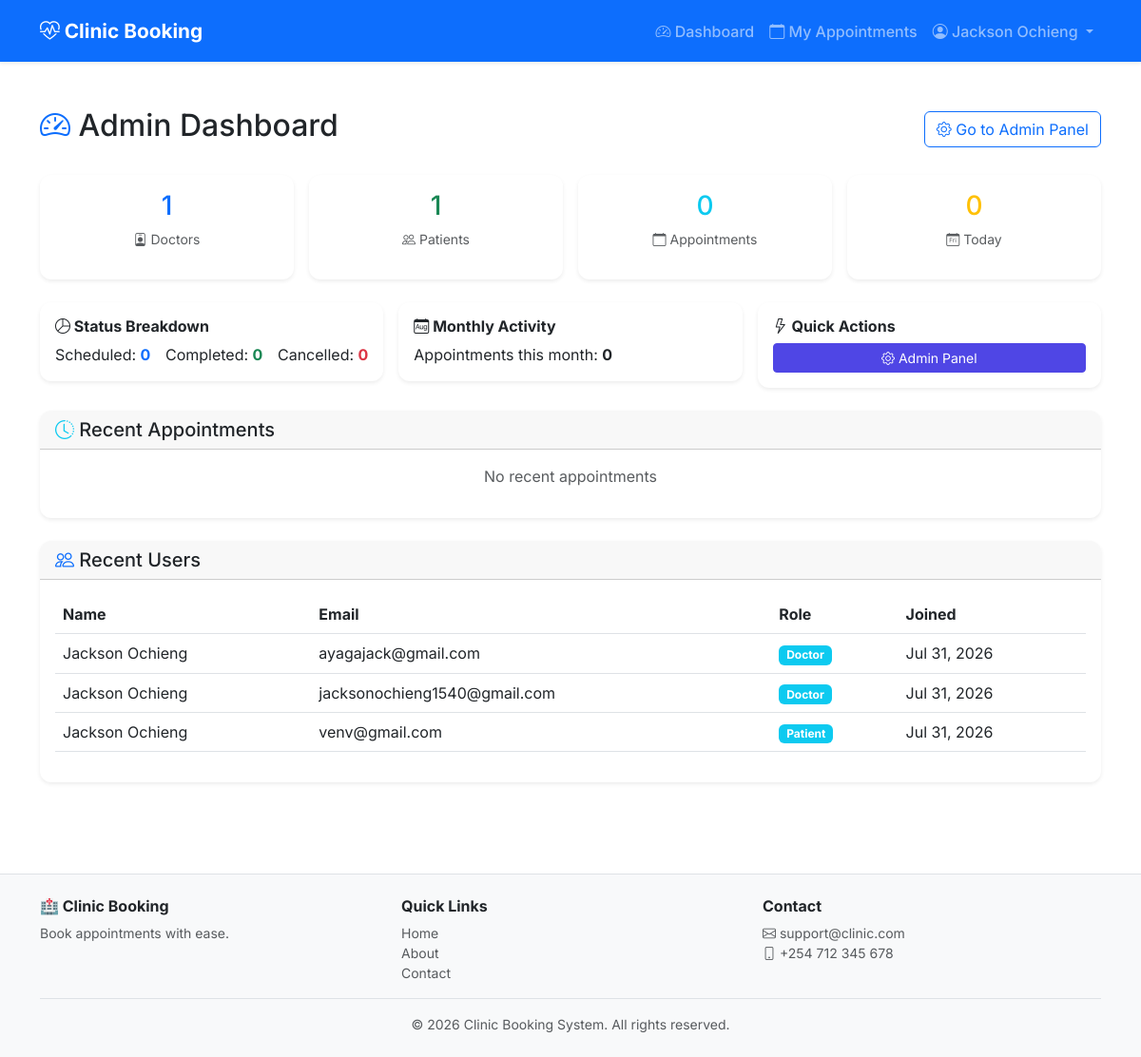
/accounts/dashboard/admin/ (signed in), run on the app's committed database.
### accounts/models.py (models this page shows, shortened)
class User(AbstractUser):
    ROLE_CHOICES = [
        ("patient", "Patient"),
        ("doctor", "Doctor"),
        ("admin", "Admin"),
        ("staff", "Staff"),
    ]
    email = models.EmailField(_("email address"), unique=True)
    phone_number = models.CharField(
        max_length=15,
        validators=[RegexValidator(r"^\+?1?\d{9,15}$")],
        blank=True,
        null=True,
    )
    role = models.CharField(max_length=20, choices=ROLE_CHOICES, default="patient")
    date_of_birth = models.DateField(null=True, blank=True)
    address = models.TextField(blank=True, null=True)
    profile_picture = models.ImageField(upload_to="profile_pics/", null=True, blank=True)
    last_login_ip = models.GenericIPAddressField(null=True, blank=True)
    is_verified = models.BooleanField(default=False)
    verification_token = models.CharField(max_length=255, blank=True, null=True)
    password_reset_token = models.CharField(max_length=255, blank=True, null=True)
    token_created_at = models.DateTimeField(null=True, blank=True)
    created_at = models.DateTimeField(auto_now_add=True)
    updated_at = models.DateTimeField(auto_now=True)
    groups = models.ManyToManyField(
        Group,
        verbose_name=_("groups"),
        blank=True,
        help_text=_("The groups this user belongs to. A user will get all permissions " "granted to each of their groups."),
        related_name="custom_user_set",
        related_query_name="custom_user",
    )
    user_permissions = models.ManyToManyField(
        Permission,
        verbose_name=_("user permissions"),
        blank=True,
        help_text=_("Specific permissions for this user."),
        related_name="custom_user_set",
        related_query_name="custom_user",
    )
    USERNAME_FIELD = "email"
    REQUIRED_FIELDS = ["username", "first_name", "last_name"]
    class Meta:
        ordering = ["-date_joined"]
        indexes = [
            models.Index(fields=["email"]),
            models.Index(fields=["role"]),
            models.Index(fields=["is_active"]),
        ]
    def get_full_name(self):
        return f"{self.first_name} {self.last_name}".strip()

### accounts/views_dashboard.py (the view)
# urls.py: path("dashboard/admin/", views_dashboard.admin_dashboard, name="admin_dashboard"),
@login_required
def admin_dashboard(request):
    if not (request.user.is_superuser or request.user.role == "admin"):
        messages.error(request, "Access denied. Admin privileges required.")
        return redirect("home")
    total_doctors = Doctor.objects.count()
    total_patients = Patient.objects.count()
    total_appointments = Appointment.objects.count()
    now = timezone.now()
    today_start = now.replace(hour=0, minute=0, second=0, microsecond=0)
    today_end = today_start + timedelta(days=1)
    today_appointments = Appointment.objects.filter(start_time__gte=today_start, start_time__lt=today_end).count()
    upcoming_appointments = Appointment.objects.filter(start_time__gte=now, status__in=["scheduled", "confirmed"]).count()
    completed_appointments = Appointment.objects.filter(status="completed").count()
    cancelled_appointments = Appointment.objects.filter(status="cancelled").count()
    recent_appointments = Appointment.objects.all().order_by("-created_at")[:10]
    recent_users = User.objects.all().order_by("-date_joined")[:10]
    month_start = now.replace(day=1, hour=0, minute=0, second=0, microsecond=0)
    monthly_appointments = Appointment.objects.filter(created_at__gte=month_start).count()
    context = {
        "total_doctors": total_doctors,
        "total_patients": total_patients,
        "total_appointments": total_appointments,
        "today_appointments": today_appointments,
        "upcoming_appointments": upcoming_appointments,
        "completed_appointments": completed_appointments,
        "cancelled_appointments": cancelled_appointments,
        "recent_appointments": recent_appointments,
        "recent_users": recent_users,
        "monthly_appointments": monthly_appointments,
    }
    return render(request, "dashboard/admin_dashboard.html", context)

### templates/dashboard/admin_dashboard.html (shortened to what this page needs)
{% extends 'base.html' %}
{% block content %}
<div class="container py-4">
    <div class="d-flex justify-content-between align-items-center mb-4">
        <h2><i class="bi bi-speedometer2 text-primary"></i> Admin Dashboard</h2>
        <a href="{% url 'admin:index' %}" class="btn btn-outline-primary">
            <i class="bi bi-gear"></i> Go to Admin Panel
        </a>
    </div>
    <div class="row g-3 mb-4">
        <div class="col-md-3 col-6">
            <div class="card shadow-sm text-center border-primary">
                <div class="card-body">
                    <h3 class="text-primary">{{ total_doctors|default:0 }}</h3>
                    <p class="text-muted small"><i class="bi bi-person-badge"></i> Doctors</p>
                </div>
            </div>
        </div>
        <div class="col-md-3 col-6">
            <div class="card shadow-sm text-center border-success">
                <div class="card-body">
                    <h3 class="text-success">{{ total_patients|default:0 }}</h3>
                    <p class="text-muted small"><i class="bi bi-people"></i> Patients</p>
                </div>
            </div>
        </div>
        <div class="col-md-3 col-6">
            <div class="card shadow-sm text-center border-info">
                <div class="card-body">
                    <h3 class="text-info">{{ total_appointments|default:0 }}</h3>
                    <p class="text-muted small"><i class="bi bi-calendar"></i> Appointments</p>
                </div>
            </div>
        </div>
        <div class="col-md-3 col-6">
            <div class="card shadow-sm text-center border-warning">
                <div class="card-body">
                    <h3 class="text-warning">{{ today_appointments|default:0 }}</h3>
                    <p class="text-muted small"><i class="bi bi-calendar-day"></i> Today</p>
                </div>
            </div>
        </div>
    </div>
    <div class="row g-3 mb-4">
        <div class="col-md-4">
            <div class="card shadow-sm">
                <div class="card-body">
                    <h6 class="fw-bold"><i class="bi bi-pie-chart"></i> Status Breakdown</h6>
                    <div class="d-flex justify-content-between">
                        <span>Scheduled: <strong class="text-primary">{{ upcoming_appointments|default:0 }}</strong></span>
                        <span>Completed: <strong class="text-success">{{ completed_appointments|default:0 }}</strong></span>
                        <span>Cancelled: <strong class="text-danger">{{ cancelled_appointments|default:0 }}</strong></span>
                    </div>
                </div>
            </div>
        </div>
        <div class="col-md-4">
            <div class="card shadow-sm">
                <div class="card-body">
                    <h6 class="fw-bold"><i class="bi bi-calendar-month"></i> Monthly Activity</h6>
                    <p class="mb-0">Appointments this month: <strong>{{ monthly_appointments|default:0 }}</strong></p>
                </div>
            </div>
        </div>
        <div class="col-md-4">
            <div class="card shadow-sm">
                <div class="card-body">
                    <h6 class="fw-bold"><i class="bi bi-lightning"></i> Quick Actions</h6>
                    <div class="d-grid gap-2">
                        <a href="{% url 'admin:index' %}" class="btn btn-primary btn-sm">
                            <i class="bi bi-gear"></i> Admin Panel
                        </a>
                    </div>
                </div>
            </div>
        </div>
    </div>
    <div class="card shadow-sm mb-4">
        <div class="card-header">
            <h5 class="mb-0"><i class="bi bi-clock-history text-info"></i> Recent Appointments</h5>
        </div>
        <div class="card-body">
            {% if recent_appointments %}
                <div class="table-responsive">
                    <table class="table table-hover">
                        <thead>
                            <tr>
                                <th>Patient</th>
                                <th>Doctor</th>
                                <th>Date & Time</th>
                                <th>Status</th>
                            </tr>
                        </thead>
                        <tbody>
                            {% for appointment in recent_appointments %}
                                <tr>
                                    <td>{{ appointment.patient.user.get_full_name }}</td>
                                    <td>Dr. {{ appointment.doctor.user.get_full_name }}</td>
                                    <td>{{ appointment.start_time|date:"M d, Y g:i A" }}</td>
                                    <td>
                                        <span class="badge {% if appointment.status == 'scheduled' %}bg-primary{% elif appointment.status == 'completed' %}bg-success{% elif appointment.status == 'cancelled' %}bg-danger{% else %}bg-secondary{% endif %}">
                                            {{ appointment.get_status_display }}
                                        </span>
                                    </td>
                                </tr>
                            {% endfor %}
                        </tbody>
                    </table>
                </div>
            {% else %}
                <p class="text-muted text-center">No recent appointments</p>
            {% endif %}
        </div>
    </div>
    <div class="card shadow-sm">
        <div class="card-header">
            <h5 class="mb-0"><i class="bi bi-people text-primary"></i> Recent Users</h5>
        </div>
        <div class="card-body">
            {% if recent_users %}
                <div class="table-responsive">
                    <table class="table table-hover">
                        <thead>
                            <tr>
                                <th>Name</th>
                                <th>Email</th>
                                <th>Role</th>
                                <th>Joined</th>
                            </tr>
                        </thead>
                        <tbody>
                            {% for user in recent_users %}
                                <tr>
                                    <td>{{ user.get_full_name }}</td>
                                    <td>{{ user.email }}</td>
                                    <td><span class="badge bg-info">{{ user.get_role_display }}</span></td>
                                    <td>{{ user.date_joined|date:"M d, Y" }}</td>
                                </tr>
                            {% endfor %}
                        </tbody>
                    </table>
                </div>
            {% else %}
                <p class="text-muted text-center">No recent users</p>
            {% endif %}
        </div>
    </div>
</div>
{% endblock %}

### templates/partials/header.html (shortened to what this page needs)
<nav class="navbar navbar-expand-lg navbar-dark bg-primary shadow-sm">
    <div class="container">
        <a class="navbar-brand fw-bold" href="{% url 'home' %}">
            <i class="bi bi-heart-pulse"></i> Clinic Booking
        </a>
        <div class="collapse navbar-collapse" id="navbarNav">
            <ul class="navbar-nav ms-auto">
                {% if user.is_authenticated %}
                    <li class="nav-item">
                        <a class="nav-link" href="{% url 'dashboard' %}">
                            <i class="bi bi-speedometer2"></i> Dashboard
                        </a>
                    </li>
                    <li class="nav-item">
                        <a class="nav-link" href="{% url 'appointment_list' %}">
                            <i class="bi bi-calendar"></i> My Appointments
                        </a>
                    </li>
                    <li class="nav-item dropdown">
                        <a class="nav-link dropdown-toggle" href="#" id="userDropdown" role="button" data-bs-toggle="dropdown">
                            <i class="bi bi-person-circle"></i> {{ user.get_full_name|default:user.username }}
                        </a>
                    </li>
                {% endif %}
            </ul>
        </div>
    </div>
</nav>

### static/css/style.css (style rules this page uses)
body { font-family: 'Inter', sans-serif; min-height: 100vh; display: flex; flex-direction: column; }
.card { border: none; border-radius: 12px; transition: transform 0.2s ease, box-shadow 0.2s ease; }
.card-header { border-radius: 12px 12px 0 0 !important; }
.btn-primary { background: #4F46E5; border-color: #4F46E5; }
.navbar { padding: 12px 0; }
.navbar-brand { font-weight: 700; font-size: 1.3rem; }
.navbar .nav-link { font-weight: 500; padding: 8px 16px; }
.fade-in { animation: fadeIn 0.5s ease-in; }

### data on the page
User: get_full_name "Jackson Ochieng", email "venv@gmail.com", role "Patient", date_joined "Jul 31, 2026"
User: get_full_name "Jackson Ochieng", email "ayagajack@gmail.com", role "Doctor", date_joined "Jul 31, 2026"
User: get_full_name "Jackson Ochieng", email "jacksonochieng1540@gmail.com", role "Doctor", date_joined "Jul 31, 2026"

### other printed values
{{ total_doctors|default:0 }} "1"
{{ total_patients|default:0 }} "1"
{{ total_appointments|default:0 }} "0"
{{ today_appointments|default:0 }} "0"
{{ upcoming_appointments|default:0 }} "0"
{{ completed_appointments|default:0 }} "0"
{{ cancelled_appointments|default:0 }} "0"
{{ monthly_appointments|default:0 }} "0"
